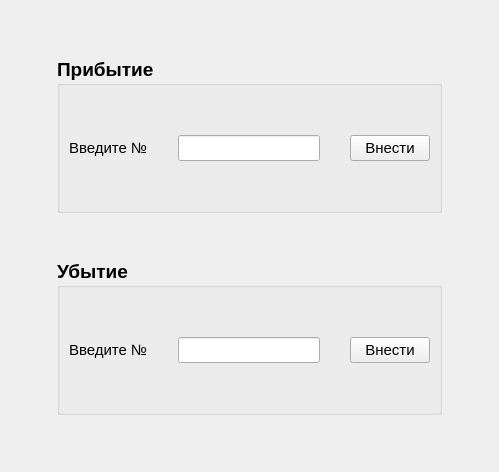
         <widget class="QWidget" name="tab_6">
          <attribute name="title">
           <string>Перемещение</string>
          </attribute>
          <layout class="QGridLayout" name="gridLayout">
           <item row="0" column="0">
            <layout class="QHBoxLayout" name="horizontalLayout_14">
             <item>
              <widget class="QFrame" name="frame_5">
               <property name="layoutDirection">
                <enum>Qt::LeftToRight</enum>
               </property>
               <property name="frameShape">
                <enum>QFrame::StyledPanel</enum>
               </property>
               <property name="frameShadow">
                <enum>QFrame::Plain</enum>
               </property>
              </widget>
             </item>
             <item>
              <spacer name="horizontalSpacer_9">
               <property name="orientation">
                <enum>Qt::Horizontal</enum>
               </property>
               <property name="sizeHint" stdset="0">
                <size>
                 <width>40</width>
                 <height>20</height>
                </size>
               </property>
              </spacer>
             </item>
             <item>
              <layout class="QVBoxLayout" name="verticalLayout_16">
               <item>
                <widget class="QFrame" name="frame_7">
                 <property name="frameShape">
                  <enum>QFrame::StyledPanel</enum>
                 </property>
                 <property name="frameShadow">
                  <enum>QFrame::Raised</enum>
                 </property>
                </widget>
               </item>
               <item>
                <spacer name="verticalSpacer_33">
                 <property name="orientation">
                  <enum>Qt::Vertical</enum>
                 </property>
                 <property name="sizeHint" stdset="0">
                  <size>
                   <width>20</width>
                   <height>40</height>
                  </size>
                 </property>
                </spacer>
               </item>
               <item>
                <layout class="QVBoxLayout" name="verticalLayout_15">
                 <item>
                  <widget class="QGroupBox" name="groupBox">
                   <property name="font">
                    <font>
                     <pointsize>14</pointsize>
                     <weight>75</weight>
                     <bold>true</bold>
                    </font>
                   </property>
                   <property name="title">
                    <string>Прибытие</string>
                   </property>
                   <layout class="QVBoxLayout" name="verticalLayout_13">
                    <item>
                     <spacer name="verticalSpacer_36">
                      <property name="orientation">
                       <enum>Qt::Vertical</enum>
                      </property>
                      <property name="sizeHint" stdset="0">
                       <size>
                        <width>20</width>
                        <height>40</height>
                       </size>
                      </property>
                     </spacer>
                    </item>
                    <item>
                     <layout class="QHBoxLayout" name="horizontalLayout_12">
                      <property name="spacing">
                       <number>30</number>
                      </property>
                      <item>
                       <widget class="QLabel" name="label_11">
                        <property name="font">
                         <font>
                          <pointsize>11</pointsize>
                          <weight>50</weight>
                          <bold>false</bold>
                         </font>
                        </property>
                        <property name="text">
                         <string>Введите №</string>
                        </property>
                       </widget>
                      </item>
                      <item>
                       <widget class="QLineEdit" name="S2_p3_lineEdit1">
                        <property name="font">
                         <font>
                          <pointsize>11</pointsize>
                          <weight>50</weight>
                          <bold>false</bold>
                         </font>
                        </property>
                       </widget>
                      </item>
                      <item>
                       <widget class="QPushButton" name="S2_p3_Button1">
                        <property name="font">
                         <font>
                          <pointsize>11</pointsize>
                          <weight>50</weight>
                          <bold>false</bold>
                         </font>
                        </property>
                        <property name="text">
                         <string>Внести</string>
                        </property>
                        <property name="autoDefault">
                         <bool>true</bool>
                        </property>
                        <property name="default">
                         <bool>false</bool>
                        </property>
                       </widget>
                      </item>
                     </layout>
                    </item>
                    <item>
                     <spacer name="verticalSpacer_38">
                      <property name="orientation">
                       <enum>Qt::Vertical</enum>
                      </property>
                      <property name="sizeHint" stdset="0">
                       <size>
                        <width>20</width>
                        <height>40</height>
                       </size>
                      </property>
                     </spacer>
                    </item>
                   </layout>
                  </widget>
                 </item>
                 <item>
                  <spacer name="verticalSpacer_35">
                   <property name="orientation">
                    <enum>Qt::Vertical</enum>
                   </property>
                   <property name="sizeHint" stdset="0">
                    <size>
                     <width>20</width>
                     <height>40</height>
                    </size>
                   </property>
                  </spacer>
                 </item>
                 <item>
                  <widget class="QGroupBox" name="groupBox_2">
                   <property name="font">
                    <font>
                     <pointsize>14</pointsize>
                     <weight>75</weight>
                     <bold>true</bold>
                    </font>
                   </property>
                   <property name="title">
                    <string>Убытие</string>
                   </property>
                   <layout class="QVBoxLayout" name="verticalLayout_14">
                    <item>
                     <spacer name="verticalSpacer_37">
                      <property name="orientation">
                       <enum>Qt::Vertical</enum>
                      </property>
                      <property name="sizeHint" stdset="0">
                       <size>
                        <width>20</width>
                        <height>40</height>
                       </size>
                      </property>
                     </spacer>
                    </item>
                    <item>
                     <layout class="QHBoxLayout" name="horizontalLayout_13">
                      <property name="spacing">
                       <number>30</number>
                      </property>
                      <item>
                       <widget class="QLabel" name="label_12">
                        <property name="font">
                         <font>
                          <pointsize>11</pointsize>
                          <weight>50</weight>
                          <bold>false</bold>
                         </font>
                        </property>
                        <property name="text">
                         <string>Введите №</string>
                        </property>
                       </widget>
                      </item>
                      <item>
                       <widget class="QLineEdit" name="S2_p3_lineEdit2">
                        <property name="font">
                         <font>
                          <pointsize>11</pointsize>
                          <weight>50</weight>
                          <bold>false</bold>
                         </font>
                        </property>
                       </widget>
                      </item>
                      <item>
                       <widget class="QPushButton" name="S2_p3_Button2">
                        <property name="font">
                         <font>
                          <pointsize>11</pointsize>
                          <weight>50</weight>
                          <bold>false</bold>
                         </font>
                        </property>
                        <property name="text">
                         <string>Внести</string>
                        </property>
                        <property name="autoDefault">
                         <bool>true</bool>
                        </property>
                        <property name="default">
                         <bool>false</bool>
                        </property>
                       </widget>
                      </item>
                     </layout>
                    </item>
                    <item>
                     <spacer name="verticalSpacer_39">
                      <property name="orientation">
                       <enum>Qt::Vertical</enum>
                      </property>
                      <property name="sizeHint" stdset="0">
                       <size>
                        <width>20</width>
                        <height>40</height>
                       </size>
                      </property>
                     </spacer>
                    </item>
                   </layout>
                  </widget>
                 </item>
                </layout>
               </item>
               <item>
                <spacer name="verticalSpacer_34">
                 <property name="orientation">
                  <enum>Qt::Vertical</enum>
                 </property>
                 <property name="sizeHint" stdset="0">
                  <size>
                   <width>20</width>
                   <height>40</height>
                  </size>
                 </property>
                </spacer>
               </item>
               <item>
                <widget class="QFrame" name="frame_8">
                 <property name="frameShape">
                  <enum>QFrame::StyledPanel</enum>
                 </property>
                 <property name="frameShadow">
                  <enum>QFrame::Raised</enum>
                 </property>
                </widget>
               </item>
              </layout>
             </item>
             <item>
              <spacer name="horizontalSpacer_10">
               <property name="orientation">
                <enum>Qt::Horizontal</enum>
               </property>
               <property name="sizeHint" stdset="0">
                <size>
                 <width>40</width>
                 <height>20</height>
                </size>
               </property>
              </spacer>
             </item>
             <item>
              <widget class="QFrame" name="frame_6">
               <property name="frameShape">
                <enum>QFrame::StyledPanel</enum>
               </property>
               <property name="frameShadow">
                <enum>QFrame::Raised</enum>
               </property>
              </widget>
             </item>
            </layout>
           </item>
          </layout>
         </widget>
